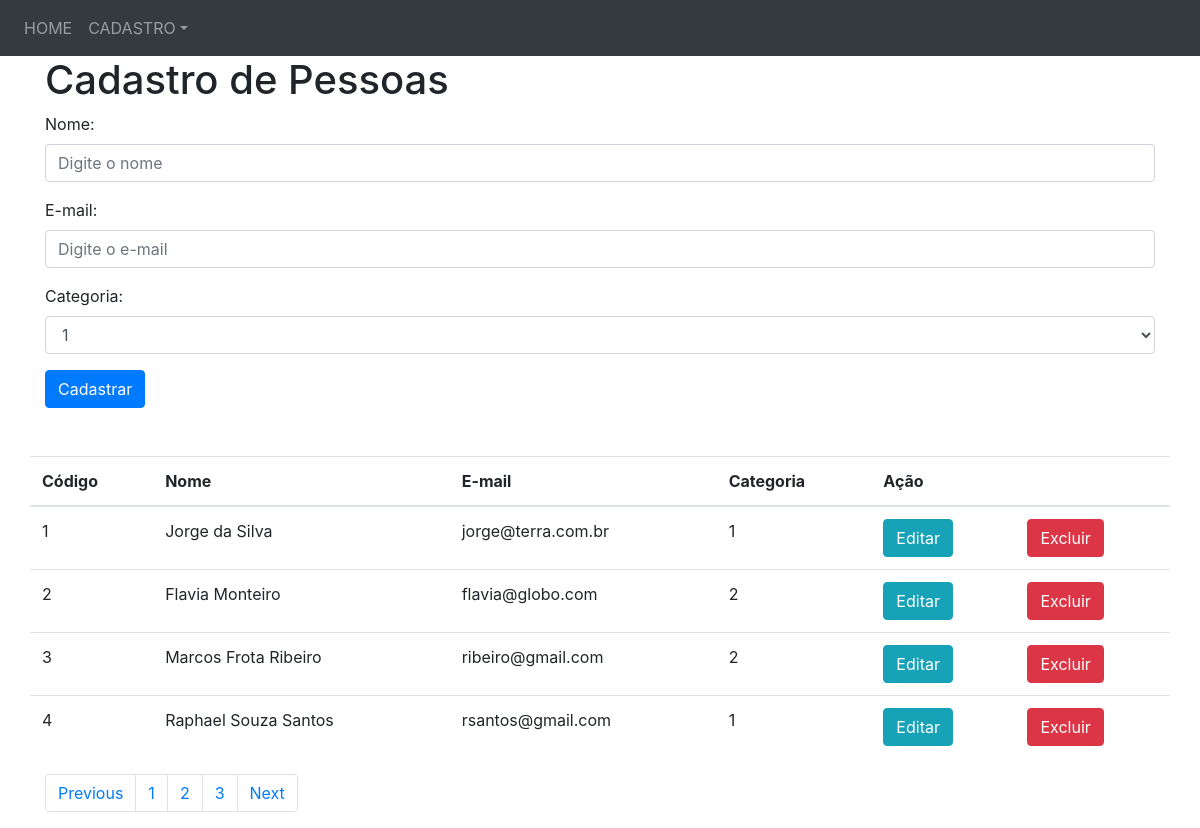
Page /pessoas.php on the committed database.
### tables this page shows
CREATE TABLE `pessoas` (
  `codPessoas` int(11) NOT NULL AUTO_INCREMENT,
  `nomePessoas` varchar(100) NOT NULL,
  `emailPessoas` varchar(100) NOT NULL,
  `codCategoria` int(11) NOT NULL,
  PRIMARY KEY (`codPessoas`),
  KEY `codCategoria` (`codCategoria`),
  CONSTRAINT `pessoas_ibfk_1` FOREIGN KEY (`codCategoria`) REFERENCES `categoria` (`codCategoria`)
);

### pessoas.php (the view, shortened to what this page needs)
<?php
	$update = false;
	$namePes = '';
	$emailPes = '';
	$selPes = '';
?>
<!DOCTYPE html>
<html lang="pt-br">
<head>
  	<link rel="stylesheet" href="https://maxcdn.bootstrapcdn.com/bootstrap/4.3.1/css/bootstrap.min.css">
</head>
<body>
	<nav class="navbar navbar-expand-sm bg-dark navbar-dark">
		<ul class="navbar-nav">
			<li class="nav-item">
				<a class="nav-link" href="index.php">HOME</a>
			</li>
			<li class="nav-item dropdown">
				<a class="nav-link dropdown-toggle" href="#" id="navbardrop" data-toggle="dropdown">CADASTRO</a>
			</li>
		</ul>
	</nav>
	<div class="container">
		<h1>Cadastro de Pessoas</h1>
		<form action="" method="POST">
			<div class="form-group">
				<label>Nome:</label>
				<input type="text" class="form-control" name="name" id="name" value="<?php echo $namePes;?>" placeholder="Digite o nome" title="Digite o nome da pessoa" required="">
			</div>
			<div class="form-group">
				<label>E-mail:</label>
				<input type="email" class="form-control" name="email" id="email" value="<?php echo $emailPes;?>" placeholder="Digite o e-mail" title="Digite o e-mail da pessoa" required="">
			</div>
			<div class="form-group">
				<label>Categoria:</label>
				<select class="form-control" id="sel1" name="sellist1" value="<?php echo $selPes;?>" title="Selecione uma categoria">
				<?php
					include "conexao.php";
					$sqlSelect = $conexao->prepare("SELECT codCategoria FROM categoria");
					$sqlSelect->execute();
					$fetchAll = $sqlSelect->fetchAll();
					foreach($fetchAll as $categoria){
						echo '<option>'.$categoria['codCategoria'].'</option>';
					}
				?>
				</select>
			</div>
			<?php if($update == true): ?>
				<button type="submit" class="btn btn-info" id="atualizarPessoa" title="Clique para atualizar o cadastro">Update</button>
			<?php else: ?>
				<button type="submit" class="btn btn-primary" id="cadastrarPessoa" title="Clique para realizar o cadastro">Cadastrar</button>
			<?php endif?>
		</form>
		<br>
		<br>
		<div class="row">
		<table class="table table-hover">
			<thead>
				<th>Código</th>
				<th>Nome</th>
				<th>E-mail</th>
				<th>Categoria</th>
				<th colspan="2">Ação</th>
			</thead>
			<tbody>
			<?php
				include "conexao.php";
				$pagina = (!isset($_GET['pagina'])) ? 1 : $_GET['pagina'];
				$sqlExec = $conexao->prepare("SELECT * FROM pessoas");
				$sqlExec->execute();
				$result = $sqlExec->fetchAll();
				$exibir = 4;
				$total = ceil((count($result)/$exibir));
				$inicioExibir = ($exibir * $pagina) - $exibir;
				$sqlSelect = $conexao->prepare("SELECT * FROM pessoas LIMIT $inicioExibir,$exibir");
				$sqlSelect->execute();
				$fetchAll = $sqlSelect->fetchAll();
					foreach($fetchAll as $pessoas){
						echo '<tr>';
						echo '	<td>'.$pessoas['codPessoas'].'</td>';
						echo '	<td>'.$pessoas['nomePessoas'].'</td>';
						echo '	<td>'.$pessoas['emailPessoas'].'</td>';
						echo '	<td>'.$pessoas['codCategoria'].'</td>';
						echo '	<td><a href="?editar='.$pessoas["codPessoas"].'" class="btn btn-info">Editar</a></td>';
						echo '	<td><a href="?excluir='.$pessoas["codPessoas"].'" class="btn btn-danger">Excluir</a></td>';
						echo '</tr>';
					}
				echo '</tbody>';
				echo '</table>';
				echo '</div>';
				echo '<ul class="pagination">';
    			echo '	<li class="page-item"><a class="page-link" href="?pagina='.($pagina = ($pagina > 1)?($pagina - 1):1).'">Previous</a></li>';
    			echo '	<li class="page-item"><a class="page-link" href="?pagina=1">'.($pagina = ($_GET['pagina'] > 3)?($_GET['pagina'] - 2):1).'</a></li>';
    			echo '	<li class="page-item"><a class="page-link" href="?pagina=2">'.($pagina = ($_GET['pagina'] > 3)?($_GET['pagina'] - 1):2).'</a></li>';
    			echo '	<li class="page-item"><a class="page-link" href="?pagina=3">'.($pagina = ($_GET['pagina'] > 3)?($_GET['pagina'] - 0):3).'</a></li>';
    			echo '	<li class="page-item"><a class="page-link" href="?pagina='.($pagina = ($_GET['pagina'] < $total)?($_GET['pagina'] + 1):$total).'">Next</a></li>';
  				echo '</ul>';
			?>
	</div>
</body>
</html>

### rows in the picture
pessoas: codPessoas "1", nomePessoas "Jorge da Silva", emailPessoas "jorge@terra.com.br", codCategoria "1"
pessoas: codPessoas "2", nomePessoas "Flavia Monteiro", emailPessoas "flavia@globo.com", codCategoria "2"
pessoas: codPessoas "3", nomePessoas "Marcos Frota Ribeiro", emailPessoas "ribeiro@gmail.com", codCategoria "2"
pessoas: codPessoas "4", nomePessoas "Raphael Souza Santos", emailPessoas "rsantos@gmail.com", codCategoria "1"

### other values in the picture
$pagina = ($_GET['pagina'] > 3)?($_GET['pagina'] - 2):1 "1"
$pagina = ($_GET['pagina'] > 3)?($_GET['pagina'] - 1):2 "2"
$pagina = ($_GET['pagina'] > 3)?($_GET['pagina'] - 0):3 "3"
form field sellist1 "1"
